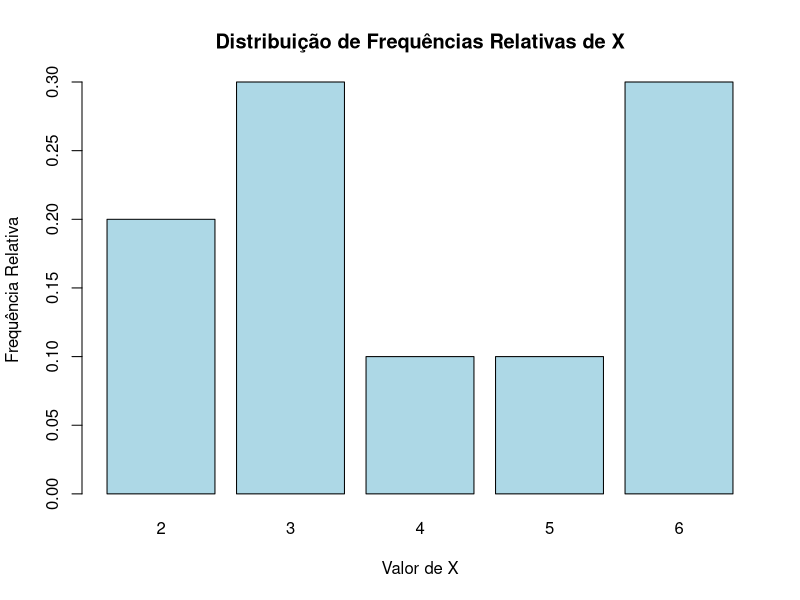
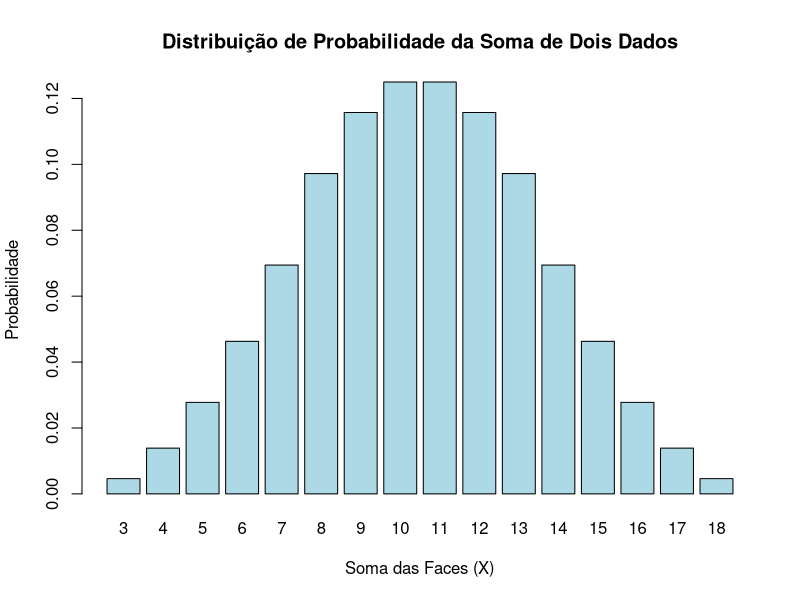
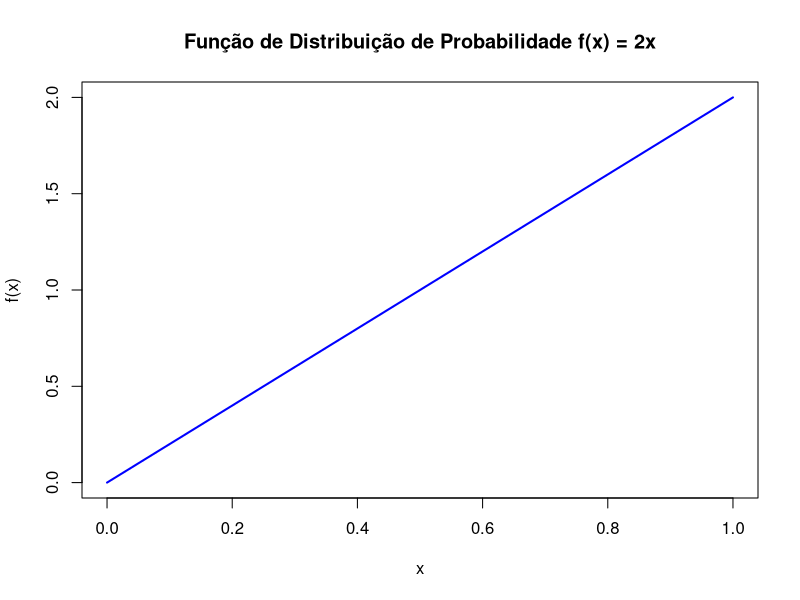
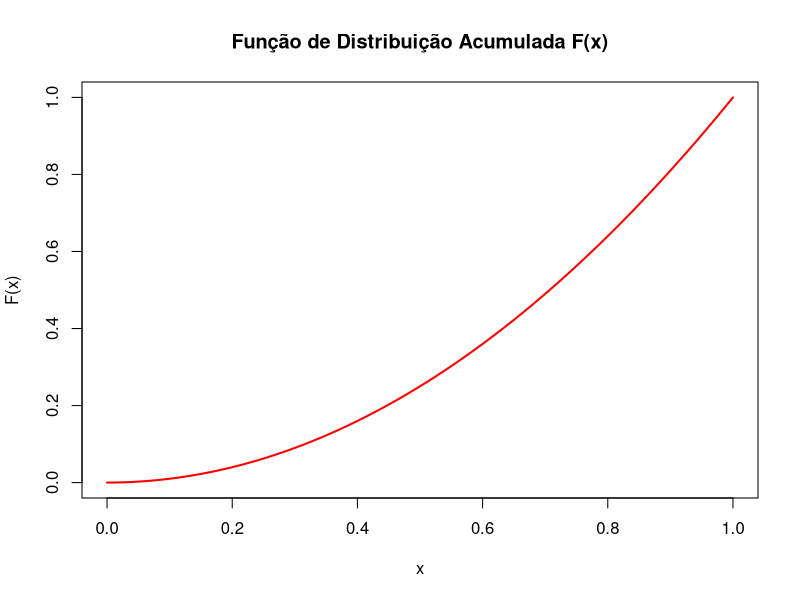
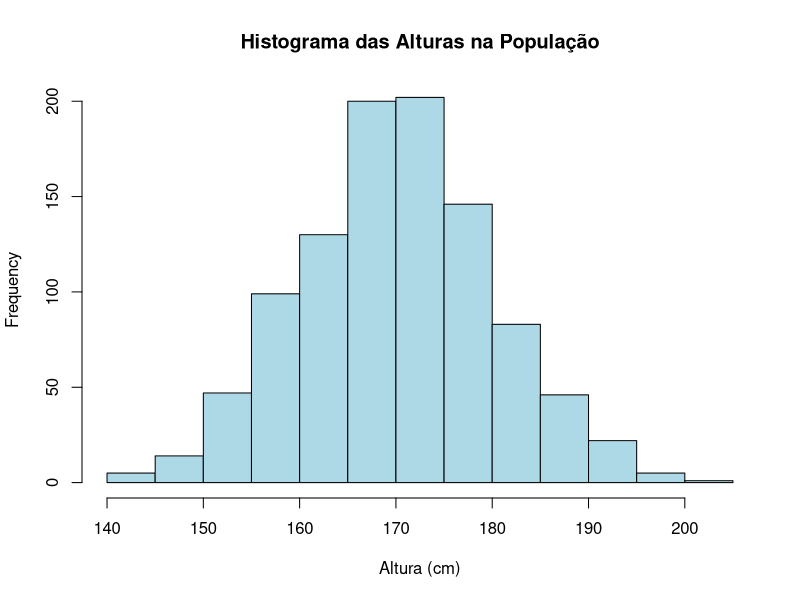

These figures' R source, in order: (Note: this script raises an error after producing the figures.)
## ---- chunk 1
knitr::opts_chunk$set(echo = TRUE)
## ---- chunk 2
knitr::opts_chunk$set(echo = TRUE)
## ---- chunk 3
X=c(1,2,3,4,5,6)
print(X)
## ---- chunk 4
set.seed(123) # Gerador de números aleatórios
lancamentos <- sample(1:6, size =10, replace =TRUE)
print(lancamentos)
## ---- chunk 5
fr <- table(lancamentos)/length(lancamentos)
print(fr)
soma <- sum(fr)
print(soma)
## ---- chunk 6
barplot(fr, main ="Distribuição de Frequências Relativas de X",
        xlab ="Valor de X", ylab ="Frequência Relativa", col ="lightblue")
## ---- chunk 7
# Definindo todas as combinações possíveis de resultados ao lançar dois dados
dados1 <- 1:6
dados2 <- 1:6
dados3 <- 1:6
resultados <- expand.grid(dados1, dados2, dados3)# Calculando a soma das faces dos dados para cada combinação
somas <- rowSums(resultados)# Calculando a distribuição de probabilidade da soma (X)
distribuicao <- table(somas)/length(somas)
distribuicao <- as.data.frame(distribuicao)
colnames(distribuicao)<-c("Soma","Probabilidade")# Exibindo a tabela de distribuição de probabilidade
print(distribuicao)# Plotando o gráfico de barras da distribuição de probabilidade
## ---- chunk 8
barplot(distribuicao$Probabilidade, names.arg = distribuicao$Soma,
        main ="Distribuição de Probabilidade da Soma de Dois Dados",
        xlab ="Soma das Faces (X)", ylab ="Probabilidade",
        col ="lightblue", border ="black")
## ---- chunk 9
# Definindo os valores e as probabilidades
ganho_sem_acidente <- 1000
perda_com_acidente <--29000

prob_sem_acidente <- 0.97
prob_com_acidente <- 0.03

# Calculando a esperança de X

# $E(X)= \sum x_i p(x_i)==x_1 *p(x_1)+ x_2 * p(x_2)$

esperanca <-(ganho_sem_acidente * prob_sem_acidente)+(perda_com_acidente * prob_com_acidente)

esperanca
## ---- chunk 10
# Definindo a função de densidade de probabilidade
f_x <-function(x){return(2* x)}# Plotando o gráfico da função de densidade
curve(f_x, from =0, to =1, col ="blue", lwd =2,
      main ="Função de Distribuição de Probabilidade f(x) = 2x",
      xlab ="x", ylab ="f(x)")
## ---- chunk 11
# Definindo a função de distribuição acumulada
F_x <-function(x){return(x^2)}# Plotando o gráfico da função de distribuição acumulada
curve(F_x, from =0, to =1, col ="red", lwd =2,
      main ="Função de Distribuição Acumulada F(x)",
      xlab ="x", ylab ="F(x)")
## ---- chunk 12
# Calculando a esperança E(X)
E_X <- integrate(function(x){ x * f_x(x)}, lower =0, upper =1)$value

# Calculando E(X^2)
E_X2 <- integrate(function(x){ x^2* f_x(x)}, lower =0, upper =1)$value

# Calculando a variância Var(X)
Var_X <- E_X2 - E_X^2 # Exibindo os resultados
E_X
Var_X

## ---- chunk 13
set.seed(123)# Para garantir a reprodutibilidade
alturas <- rnorm(1000, mean =170, sd =10)
head(alturas)# Mostra as primeiras alturas simuladas
## ---- chunk 14
media_alturas <- mean(alturas)

desvio_padrao_alturas <- sd(alturas)

print(media_alturas)

print(desvio_padrao_alturas)
## ---- chunk 15
hist(alturas, main ="Histograma das Alturas na População",
     xlab ="Altura (cm)", col ="lightblue", border ="black")
## ---- chunk 16
probabilidade_mais_180 <- 1 - pnorm(180, mean =170, sd =10)

probabilidade_mais_180
## ---- chunk 17
x <- data.frame(cancer_colon)
x
## ---- chunk 18
# Criando o histograma com os parâmetros especificados
hist(cancer_colon$IDADE, 
     main="Distribuição da Idade dos Pacientes",
     xlab="Idade",
     ylab="Frequência",
     col="lightblue",
     border="black",
     probability=TRUE) # Configurando para densidade

# Adicionando a linha de contorno
lines(density(cancer_colon$IDADE), col="red", lwd=2)
## ---- chunk 19
# Calculando a probabilidade
prob_60 <- mean(cancer_colon$IDADE > 60)
prob_60

# Interpretando o resultado
cat("A probabilidade de um paciente ter mais de 60 anos é de", prob_60 * 100, "%\n")
## ---- chunk 20
# Contagem de frequências
table(cancer_colon$SEXO)

# Calculando a proporção de cada sexo
prop.table(table(cancer_colon$SEXO))
## ---- chunk 21
# Calculando a média da idade
media_idade <- mean(cancer_colon$IDADE)
media_idade

cat("A média esperada da idade dos pacientes é", media_idade, "anos.\n")
